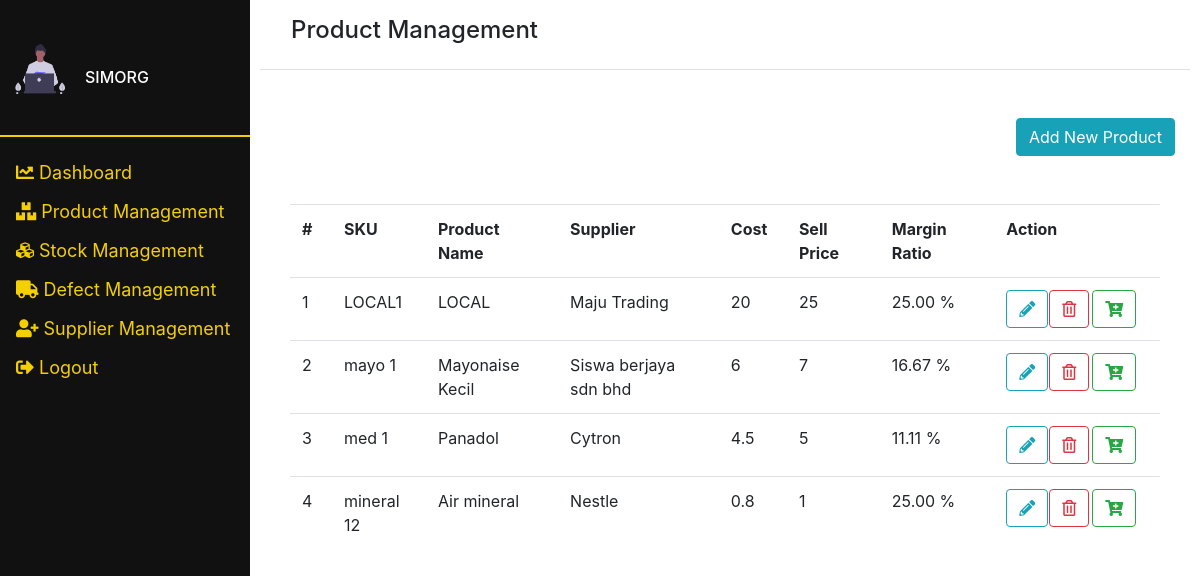
The page /index.php/admin/productmanagement on the database its author committed.
### tables this page shows
CREATE TABLE `product` (
  `prd_sku` varchar(250) NOT NULL,
  `prd_name` varchar(250) NOT NULL,
  `prd_desc` varchar(250) NOT NULL,
  `prd_img` blob NOT NULL,
  `prd_price` float NOT NULL,
  `prd_cost` float NOT NULL,
  `prd_taxes` float NOT NULL,
  `category_id` int(11) NOT NULL,
  `supplier_id` int(11) NOT NULL
);

CREATE TABLE `supplier` (
  `supplier_id` int(11) NOT NULL,
  `supplier_name` varchar(250) NOT NULL,
  `supplier_address` varchar(250) NOT NULL,
  `supplier_phonenum` varchar(250) NOT NULL,
  `supplier_email` varchar(250) NOT NULL
);

### application/controllers/Admin.php (called while the page is built, shortened)
<?php
class Admin extends CI_Controller
{
    public function __construct()
    {
        $this->load->library('form_validation');
        $this->load->model('Product_model');
        $this->load->model('Supplier_model');
        $this->load->model('Store_model');
        $this->load->model('Staff_model');
        $config['upload_path'] = '../assets/img/product';
        $config['allowed_type'] = 'jpg | png ';
        $config['max_width'] = '1028';
        $config['max_height'] = '786';
        $this->load->library('upload', $config);
    }
    public function productmanagement()
    {
        $data['systemname'] = 'SIMORG';
        $data['products'] =  $this->Product_model->getProductList();
        $this->load->view('templates/header', $data);
        $this->load->view('templates/sideadmin', $data);
        $this->load->view('admin/productmanagement/index', $data);
        $this->load->view('templates/footer');
    }
}

### index.php (called while the page is built, shortened)
<?php
require_once BASEPATH.'core/CodeIgniter.php';

### application/models/Product_model.php (called while the page is built, shortened)
<?php
class Product_model extends CI_Model
{
    public function getProductList()
    {
        return $this->db->query('SELECT * FROM product JOIN supplier ON product.supplier_id=supplier.supplier_id');
    }
}

### application/views/admin/productmanagement/index.php (the view, shortened to what this page needs)
<div class="container-fluid border-bottom">
    <div class="p-3">
        <h4>Product Management</h4>
    </div>
</div>
<div class="container pt-5 text-right">
    <a class="btn btn-info " href="" data-toggle="modal" data-target="#checksupplier">Add New Product </a>
</div>
<div class="container-fluid pt-5">
    <div class="container-fluid">
        <table class="table">
            <tr>
                <th>#&nbsp;&nbsp;</th>
                <th>SKU&nbsp;&nbsp;</th>
                <th>Product Name&nbsp;&nbsp;</th>
                <th>Supplier&nbsp;&nbsp;</th>
                <th>Cost&nbsp;&nbsp;</th>
                <th>Sell Price&nbsp;&nbsp;</th>
                <th>Margin Ratio &nbsp;&nbsp;</th>
                <th>Action&nbsp;&nbsp;</th>
            </tr>
            <?php
            $counter = 1;
            foreach ($products->result_array() as $productlist) : ?>
                <tr>
                    <td><?= $counter; ?></td>
                    <td><?= $productlist['prd_sku']; ?></td>
                    <td><?= $productlist['prd_name']; ?></td>
                    <td><?= $productlist['supplier_name']; ?></td>
                    <td><?= $productlist['prd_cost']; ?></td>
                    <td><?= $productlist['prd_price']; ?></td>
                    <td><?= number_format((($productlist['prd_price'] - $productlist['prd_cost']) / $productlist['prd_cost']) * 100, 2, '.', ''); ?> %</td>
                    <td>
                        <div class="row">
                            <div class="col-3">
                                <a class="btn btn-outline-info" href="<?= base_url();
                                                                        ?>admin/editproduct?prd_sku=<?= $productlist['prd_sku'];
                                                                                                    ?> "><i class="fas fa-pencil-alt"></i></a>
                            </div>
                            <div class="col-3">
                                <a class="btn btn-outline-danger" href="<?= base_url();
                                                                        ?>admin/deleteproduct?prdsku=<?= $productlist['prd_sku'];
                                                                                                        ?>"><i class="far fa-trash-alt"></i></a>
                            </div>
                            <div class="col-3">
                                <a class="btn btn-outline-success" href="<?= base_url(); ?>admin/restock?prd_sku=<?= $productlist['prd_sku']; ?> "><i class="fas fa-cart-plus"></i></a>
                            </div>
                        </div>
                    </td>
                </tr>
            <?php
                $counter++;
            endforeach;
            ?>
        </table>
    </div>
</div>

### application/views/templates/header.php (shortened to what this page needs)
<!doctype html>
<html lang="en">
<head>
    <link rel="stylesheet" href="//cdnjs.cloudflare.com/ajax/libs/morris.js/0.5.1/morris.css">
    <link rel="stylesheet" href="<?php echo base_url() . 'assets/vendor/morris.css' ?>">
    <link rel="stylesheet" href="<?php echo base_url() ?>assets/main.css">
    <link rel="stylesheet" href="<?php echo base_url() ?>assets/custom.css">
    <link rel="stylesheet" href="<?php echo base_url() ?>assets/vendor/fontawesome/css/all.css">
</head>
<body>

### application/views/templates/sideadmin.php
<div class="sidenav">
    <div class="about">
        <br>
        <div class="row text-white">
            <div class="col-3">
                <div class="container">
                    <img height="50px" width="50px" src="<?php echo base_url(); ?>/assets/img/computer.png">
                </div>
            </div>
            <div class="col-6">
                <div class="container pt-4">
                    <h6><?= $systemname; ?></h6>
                </div>
            </div>
        </div>
        <br>
        <hr class="border border-primary">
    </div>
    <div class="smallsidebar" id="smallsidebar">
        <a href="<?php echo base_url(); ?>admin" class="dropdown-item"><i class="fas fa-chart-line"></i> Dashboard</a>
        <a href="<?php echo base_url(); ?>admin/productmanagement"><i class="fas fa-boxes"></i> Product Management</a>
        <a href="<?php echo base_url(); ?>admin/stockmanagement"><i class="fas fa-cubes"></i> Stock Management</a>
        <a href="<?php echo base_url(); ?>admin/defectmanagement"><i class="fas fa-truck"></i> Defect Management</a>
        <a href="<?php echo base_url(); ?>admin/suppliermanagement"><i class="fas fa-user-plus"></i> Supplier Management</a>
        <a href="<?php echo base_url(); ?>/user/logout"><i class="fas fa-sign-out-alt"></i> Logout</a>
    </div>
</div>
<div class="main">

### application/views/templates/footer.php (shortened to what this page needs)
</div>
</body>
</html>

### assets/custom.css (style rules this page uses)
body, html { height: 100%; }
.sidenav { height: 100%; width: 250px; position: fixed; z-index: 1; top: 0; left: 0; background-color: #111; overflow-x: hidden; padding-top: 20px; }
.sidenav a { padding: 6px 8px 6px 16px; text-decoration: none; font-size: 18px; color: #F4CF02; display: block; }
.main { margin-left: 250px; padding: 0px 10px; }

### rows shown on the page
product: prd_sku "LOCAL1", prd_name "LOCAL", supplier.supplier_name "Maju Trading", prd_cost "20", prd_price "25", prd_price+prd_cost "25.00"
product: prd_sku "mayo 1", prd_name "Mayonaise Kecil", supplier.supplier_name "Siswa berjaya sdn bhd", prd_cost "6", prd_price "7", prd_price+prd_cost "16.67"
product: prd_sku "med 1", prd_name "Panadol", supplier.supplier_name "Cytron", prd_cost "4.5", prd_price "5", prd_price+prd_cost "11.11"
product: prd_sku "mineral 12", prd_name "Air mineral", supplier.supplier_name "Nestle", prd_cost "0.8", prd_price "1", prd_price+prd_cost "25.00"

### other values the page prints
$systemname "SIMORG"
